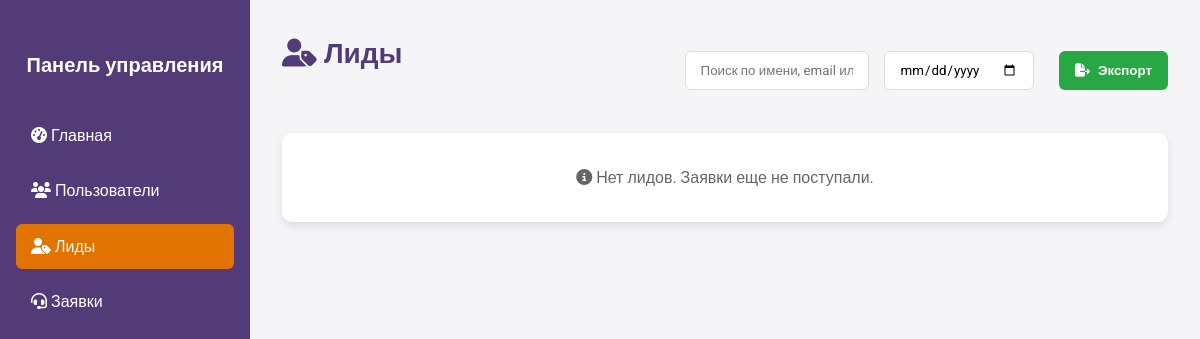
The app's page /assets/admin/leads.php (signed in), older data.
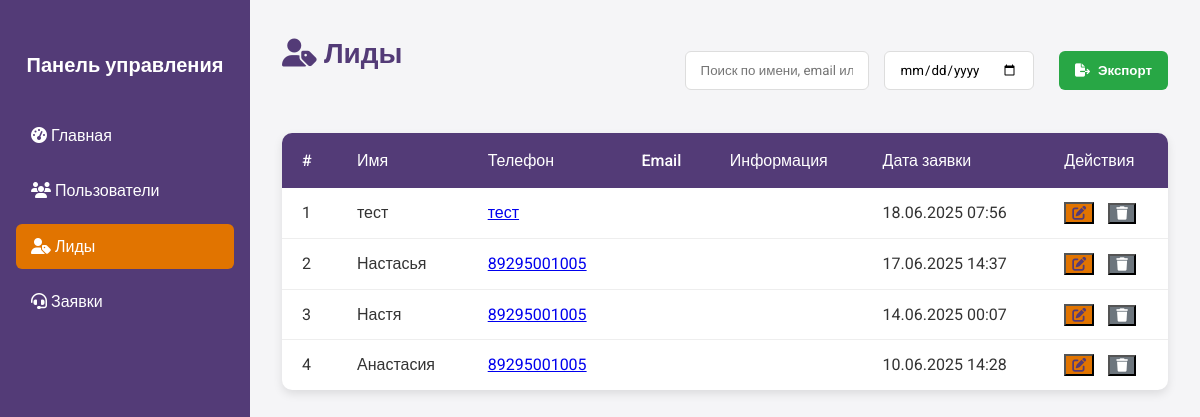
The same page, newer data.
### tables this page shows
CREATE TABLE `leads` (
  `id` int NOT NULL,
  `name` varchar(255) NOT NULL,
  `phone` varchar(20) NOT NULL,
  `created_at` timestamp NULL DEFAULT CURRENT_TIMESTAMP
);

### assets/admin/leads.php (the view, shortened to what this page needs)
<?php
require_once '../../includes/db_connect.php';
$sql = "SELECT * FROM leads ORDER BY created_at DESC";
$result = $conn->query($sql);
$leads = [];
if ($result) {
    while ($row = $result->fetch_assoc()) {
        $leads[] = $row;
    }
}
?>
<!DOCTYPE html>
<html lang="ru">
<head>
    <link rel="stylesheet" href="https://cdnjs.cloudflare.com/ajax/libs/font-awesome/6.5.0/css/all.min.css">
    <link rel="stylesheet" href="/assets/css/admin.css?v=<?= time() ?>">
</head>
<body>
<div class="admin-container">
    <div class="sidebar">
        <h2>Панель управления</h2>
        <a href="<?= $_SESSION['user_role'] === 'admin' ? '/assets/admin/admin_main.php' : '/assets/moderator/moderator.php' ?>"
        <?= ($_SESSION['user_role'] === 'admin' && basename($_SERVER['PHP_SELF']) === 'admin_main.php') ||
            ($_SESSION['user_role'] === 'moderator' && basename($_SERVER['PHP_SELF']) === 'moderator.php') ? 'class="active"' : '' ?>>
            <i class="fas fa-tachometer-alt"></i> Главная
        </a>
        <a href="\assets\admin\user_management\list_users.php" <?= basename($_SERVER['PHP_SELF']) === 'list_users.php' ? 'class="active"' : '' ?>>
            <i class="fas fa-users"></i> Пользователи
        </a>
        <a href="\assets\admin\leads.php" <?= basename($_SERVER['PHP_SELF']) === 'leads.php' ? 'class="active"' : '' ?>>
            <i class="fas fa-user-tag"></i> Лиды
        </a>
        <a href="\assets\admin\helpline\helpline.php" <?= basename($_SERVER['PHP_SELF']) === 'helpline.php' ? 'class="active"' : '' ?>>
            <i class="fas fa-headset"></i> Заявки
        </a>
    </div>
    <div class="main-content">
        <div class="actions-header">
            <div class="dashboard-header">
                <h1><i class="fas fa-user-tag"></i> Лиды</h1>
            </div>
            <div class="search-filter">
                <input type="text" class="search-box" placeholder="Поиск по имени, email или телефону...">
                <input type="date" class="date-filter">
                <button class="export-btn"><i class="fas fa-file-export"></i> Экспорт</button>
            </div>
        </div>
        <?php if (count($leads) > 0): ?>
            <table class="leads-table">
                <thead>
                    <tr>
                        <th>#</th>
                        <th>Имя</th>
                        <th>Телефон</th>
                        <th>Email</th>
                        <th>Информация</th>
                        <th>Дата заявки</th>
                        <th>Действия</th>
                    </tr>
                </thead>
                <tbody>
                    <?php foreach ($leads as $index => $lead): ?>
                        <tr>
                            <td><?= $index + 1 ?></td>
                            <td><?= htmlspecialchars($lead['name']) ?></td>
                            <td><a href="tel:<?= htmlspecialchars($lead['phone']) ?>"><?= htmlspecialchars($lead['phone']) ?></a></td>
                            <td><a href="mailto:<?= htmlspecialchars($lead['email']) ?>"><?= htmlspecialchars($lead['email']) ?></a></td>
                            <td class="combined-description">
                            </td>
                            <td><?= date('d.m.Y H:i', strtotime($lead['created_at'])) ?></td>
                            <td>
                                <button class="btn-edit" onclick="openEditModal(
                                    <?= $lead['id'] ?>,
                                    '<?= htmlspecialchars($lead['name'], ENT_QUOTES) ?>',
                                    '<?= htmlspecialchars($lead['phone'], ENT_QUOTES) ?>',
                                    '<?= htmlspecialchars($lead['email'], ENT_QUOTES) ?>',
                                    `<?= htmlspecialchars($lead['description'] ?? '', ENT_QUOTES) ?>`,
                                    `<?= htmlspecialchars($lead['message'] ?? '', ENT_QUOTES) ?>`
                                )">
                                    <i class="fas fa-edit"></i>
                                </button>
                                <button class="btn-delete" onclick="confirmDelete(<?= $lead['id'] ?>)">
                                    <i class="fas fa-trash"></i>
                                </button>
                            </td>
                        </tr>
                    <?php endforeach; ?>
                </tbody>
            </table>
        <?php else: ?>
            <p class="no-data"><i class="fas fa-info-circle"></i> Нет лидов. Заявки еще не поступали.</p>
        <?php endif; ?>
    </div>
</div>
</body>
</html>

Row changes from the older to the newer data that the page shows:
added leads: name "тест", phone "тест", created_at "18.06.2025 07:56"
added leads: name "Настасья", phone "89295001005", created_at "17.06.2025 14:37"
added leads: name "Настя", phone "89295001005", created_at "14.06.2025 00:07"
added leads: name "Анастасия", phone "89295001005", created_at "10.06.2025 14:28"
Text that changed along with them:
text no longer shown: "Нет лидов. Заявки еще не поступали."
text now shown: "# Имя Телефон Email Информация Дата заявки Действия"
